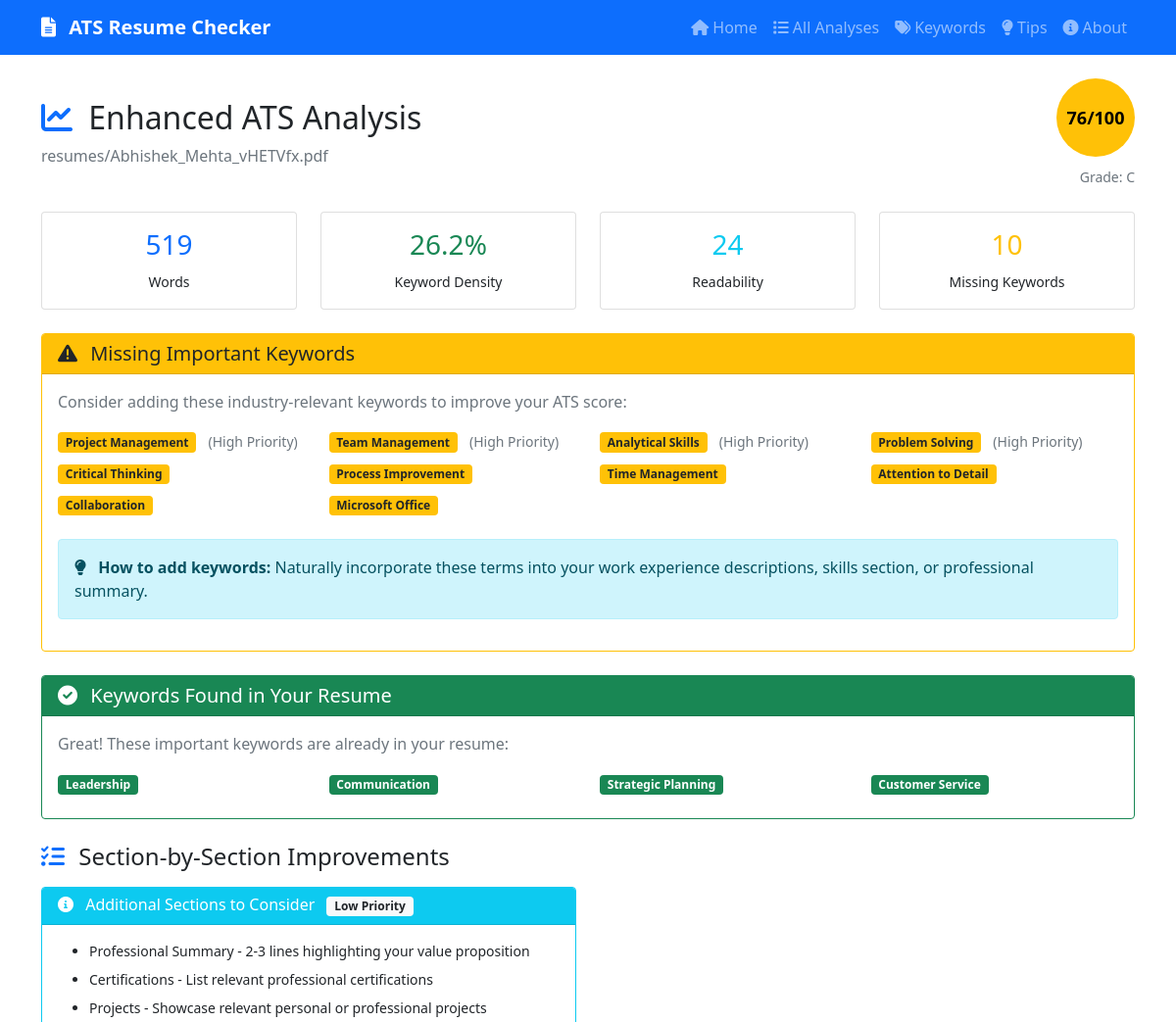
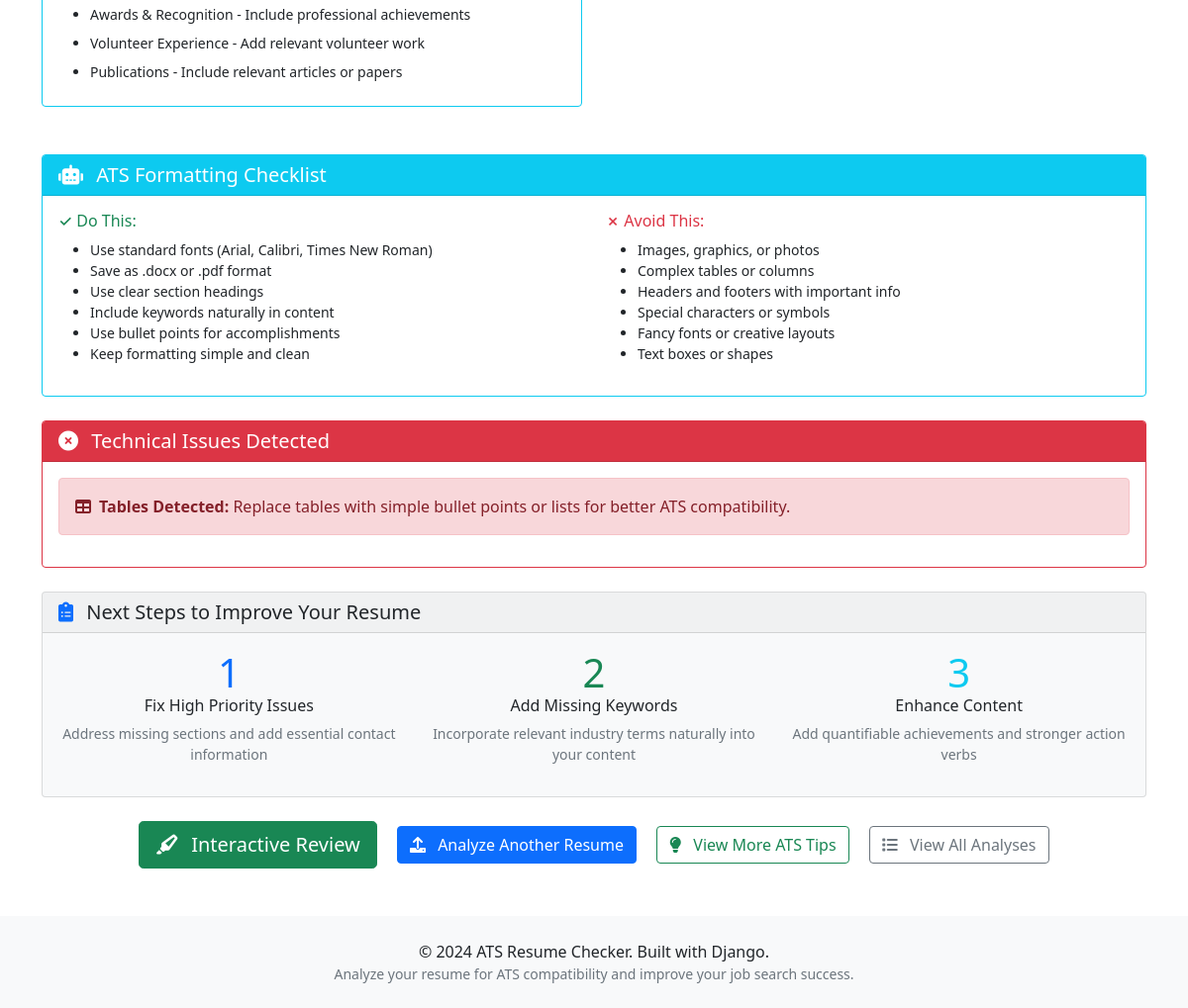
Screenshot of /analysis/2/enhanced/ with the database file from the repository (2 pictures, top to bottom).
### resume_analyzer/models.py (models this page shows, shortened)
class ATSAnalysis(models.Model):
    resume = models.OneToOneField(Resume, on_delete=models.CASCADE, related_name='analysis')
    extracted_text = models.TextField(help_text="Raw text extracted from resume")
    word_count = models.IntegerField(default=0)
    overall_score = models.FloatField(default=0.0, help_text="Overall ATS compatibility score (0-100)")
    has_clear_sections = models.BooleanField(default=False)
    has_contact_info = models.BooleanField(default=False)
    has_work_experience = models.BooleanField(default=False)
    has_education = models.BooleanField(default=False)
    has_skills = models.BooleanField(default=False)
    keyword_density = models.FloatField(default=0.0, help_text="Percentage of relevant keywords")
    readability_score = models.FloatField(default=0.0, help_text="Flesch reading ease score")
    has_images = models.BooleanField(default=False, help_text="Contains images or graphics")
    has_tables = models.BooleanField(default=False, help_text="Contains tables")
    has_special_characters = models.BooleanField(default=False, help_text="Contains special characters")
    recommendations = models.TextField(blank=True, help_text="Suggestions for improvement")
    additional_data = models.JSONField(default=dict, blank=True)
    analyzed_at = models.DateTimeField(auto_now_add=True)
    analysis_version = models.CharField(max_length=10, default="1.0")
    def get_score_grade(self):
        if self.overall_score >= 90:
            return 'A'
        elif self.overall_score >= 80:
            return 'B'
        elif self.overall_score >= 70:
            return 'C'
        elif self.overall_score >= 60:
            return 'D'
        else:
            return 'F'

class Resume(models.Model):
    name = models.CharField(max_length=255, help_text="Name of the person (optional)")
    email = models.EmailField(blank=True, null=True, help_text="Email address (optional)")
    file = models.FileField(
        upload_to=resume_upload_path,
        validators=[FileExtensionValidator(allowed_extensions=['pdf', 'docx', 'doc'])],
        help_text="Upload PDF or Word document"
    )
    original_filename = models.CharField(max_length=255)
    uploaded_at = models.DateTimeField(auto_now_add=True)
    processed = models.BooleanField(default=False)

### resume_analyzer/views.py (the view)
# urls.py: path('analysis/<int:analysis_id>/enhanced/', views.enhanced_analysis_result, name='enhanced_analysis_result'),
def enhanced_analysis_result(request, analysis_id):
    analysis = get_object_or_404(ATSAnalysis, id=analysis_id)
    additional_data = analysis.additional_data or {}
    missing_keywords = additional_data.get('missing_keywords', [])
    present_keywords = additional_data.get('present_keywords', [])
    content_gaps = additional_data.get('content_gaps', [])
    section_improvements = additional_data.get('section_improvements', [])
    context = {
        'analysis': analysis,
        'missing_keywords': missing_keywords,
        'present_keywords': present_keywords,
        'content_gaps': content_gaps,
        'section_improvements': section_improvements,
    }
    return render(request, 'resume_analyzer/enhanced_analysis_result.html', context)

### resume_analyzer/templates/resume_analyzer/enhanced_analysis_result.html (shortened to what this page needs)
{% extends 'resume_analyzer/base.html' %}
{% load resume_filters %}
{% block content %}
<div class="row">
    <div class="col-12">
        <div class="d-flex justify-content-between align-items-center mb-4">
            <div>
                <h1 class="h2">
                    <i class="fas fa-chart-line text-primary me-2"></i>
                    Enhanced ATS Analysis
                </h1>
                <p class="text-muted mb-0">{{ analysis.resume.original_filename }}</p>
            </div>
            <div class="text-end">
                <div class="score-circle score-{% if analysis.overall_score >= 80 %}good{% elif analysis.overall_score >= 60 %}fair{% else %}poor{% endif %}">
                    {{ analysis.overall_score|floatformat:0 }}/100
                </div>
                <div class="mt-2">
                    <small class="text-muted">Grade: {{ analysis.get_score_grade }}</small>
                </div>
            </div>
        </div>
    </div>
</div>
<div class="row mb-4">
    <div class="col-md-3">
        <div class="card text-center">
            <div class="card-body">
                <h3 class="text-primary">{{ analysis.word_count }}</h3>
                <small>Words</small>
            </div>
        </div>
    </div>
    <div class="col-md-3">
        <div class="card text-center">
            <div class="card-body">
                <h3 class="text-success">{{ analysis.keyword_density|floatformat:1 }}%</h3>
                <small>Keyword Density</small>
            </div>
        </div>
    </div>
    <div class="col-md-3">
        <div class="card text-center">
            <div class="card-body">
                <h3 class="text-info">{{ analysis.readability_score|floatformat:0 }}</h3>
                <small>Readability</small>
            </div>
        </div>
    </div>
    <div class="col-md-3">
        <div class="card text-center">
            <div class="card-body">
                <h3 class="text-warning">{{ missing_keywords|length }}</h3>
                <small>Missing Keywords</small>
            </div>
        </div>
    </div>
</div>
{% if missing_keywords %}
<div class="row mb-4">
    <div class="col-12">
        <div class="card border-warning">
            <div class="card-header bg-warning text-dark">
                <h5 class="mb-0">
                    <i class="fas fa-exclamation-triangle me-2"></i>
                    Missing Important Keywords
                </h5>
            </div>
            <div class="card-body">
                <p class="text-muted mb-3">Consider adding these industry-relevant keywords to improve your ATS score:</p>
                <div class="row">
                    {% for keyword, weight in missing_keywords %}
                    <div class="col-md-4 col-lg-3 mb-2">
                        <span class="badge bg-warning text-dark me-2">{{ keyword }}</span>
                        {% if weight > 1.5 %}
                            <small class="text-muted">(High Priority)</small>
                        {% endif %}
                    </div>
                    {% endfor %}
                </div>
                <div class="alert alert-info mt-3">
                    <i class="fas fa-lightbulb me-2"></i>
                    <strong>How to add keywords:</strong> Naturally incorporate these terms into your work experience descriptions, skills section, or professional summary.
                </div>
            </div>
        </div>
    </div>
</div>
{% endif %}
{% if present_keywords %}
<div class="row mb-4">
    <div class="col-12">
        <div class="card border-success">
            <div class="card-header bg-success text-white">
                <h5 class="mb-0">
                    <i class="fas fa-check-circle me-2"></i>
                    Keywords Found in Your Resume
                </h5>
            </div>
            <div class="card-body">
                <p class="text-muted mb-3">Great! These important keywords are already in your resume:</p>
                <div class="row">
                    {% for keyword, weight in present_keywords %}
                    <div class="col-md-4 col-lg-3 mb-2">
                        <span class="badge bg-success me-2">{{ keyword }}</span>
                    </div>
                    {% endfor %}
                </div>
            </div>
        </div>
    </div>
</div>
{% endif %}
{% if section_improvements %}
<div class="row mb-4">
    <div class="col-12">
        <h4 class="mb-3">
            <i class="fas fa-list-check text-primary me-2"></i>
            Section-by-Section Improvements
        </h4>
    </div>
    {% for improvement in section_improvements %}
    <div class="col-md-6 mb-4">
        <div class="card h-100 {% if improvement.priority == 'high' %}border-danger{% elif improvement.priority == 'medium' %}border-warning{% else %}border-info{% endif %}">
            <div class="card-header {% if improvement.priority == 'high' %}bg-danger text-white{% elif improvement.priority == 'medium' %}bg-warning text-dark{% else %}bg-info text-white{% endif %}">
                <h6 class="mb-0">
                    {% if improvement.priority == 'high' %}
                        <i class="fas fa-exclamation-circle me-2"></i>
                    {% elif improvement.priority == 'medium' %}
                        <i class="fas fa-exclamation-triangle me-2"></i>
                    {% else %}
                        <i class="fas fa-info-circle me-2"></i>
                    {% endif %}
                    {{ improvement.section }}
                    <span class="badge bg-light text-dark ms-2">{{ improvement.priority|capfirst }} Priority</span>
                </h6>
            </div>
            <div class="card-body">
                <ul class="small mb-0">
                    {% for suggestion in improvement.suggestions %}
                    <li class="mb-2">{{ suggestion }}</li>
                    {% endfor %}
                </ul>
            </div>
        </div>
    </div>
    {% endfor %}
</div>
{% endif %}
<div class="row mb-4">
    <div class="col-12">
        <div class="card border-info">
            <div class="card-header bg-info text-white">
                <h5 class="mb-0">
                    <i class="fas fa-robot me-2"></i>
                    ATS Formatting Checklist
                </h5>
            </div>
            <div class="card-body">
                <div class="row">
                    <div class="col-md-6">
                        <h6 class="text-success">✓ Do This:</h6>
                        <ul class="small">
                            <li>Use standard fonts (Arial, Calibri, Times New Roman)</li>
                            <li>Save as .docx or .pdf format</li>
                            <li>Use clear section headings</li>
                            <li>Include keywords naturally in content</li>
                            <li>Use bullet points for accomplishments</li>
                            <li>Keep formatting simple and clean</li>
                        </ul>
                    </div>
                    <div class="col-md-6">
                        <h6 class="text-danger">✗ Avoid This:</h6>
                        <ul class="small">
                            <li>Images, graphics, or photos</li>
                            <li>Complex tables or columns</li>
                            <li>Headers and footers with important info</li>
                            <li>Special characters or symbols</li>
                            <li>Fancy fonts or creative layouts</li>
                            <li>Text boxes or shapes</li>
                        </ul>
                    </div>
                </div>
            </div>
        </div>
    </div>
</div>
{% if analysis.has_tables or analysis.has_special_characters or analysis.has_images %}
<div class="row mb-4">
    <div class="col-12">
        <div class="card border-danger">
            <div class="card-header bg-danger text-white">
                <h5 class="mb-0">
                    <i class="fas fa-times-circle me-2"></i>
                    Technical Issues Detected
                </h5>
            </div>
            <div class="card-body">
                {% if analysis.has_tables %}
                    <div class="alert alert-danger">
                        <strong><i class="fas fa-table me-2"></i>Tables Detected:</strong> Replace tables with simple bullet points or lists for better ATS compatibility.
                    </div>
                {% endif %}
            </div>
        </div>
    </div>
</div>
{% endif %}
<div class="row mb-4">
    <div class="col-12">
        <div class="card bg-light">
            <div class="card-header">
                <h5 class="mb-0">
                    <i class="fas fa-clipboard-list text-primary me-2"></i>
                    Next Steps to Improve Your Resume
                </h5>
            </div>
            <div class="card-body">
                <div class="row">
                    <div class="col-md-4">
                        <div class="text-center mb-3">
                            <div class="display-6 text-primary">1</div>
                            <h6>Fix High Priority Issues</h6>
                            <p class="small text-muted">Address missing sections and add essential contact information</p>
                        </div>
                    </div>
                    <div class="col-md-4">
                        <div class="text-center mb-3">
                            <div class="display-6 text-success">2</div>
                            <h6>Add Missing Keywords</h6>
                            <p class="small text-muted">Incorporate relevant industry terms naturally into your content</p>
                        </div>
                    </div>
                    <div class="col-md-4">
                        <div class="text-center mb-3">
                            <div class="display-6 text-info">3</div>
                            <h6>Enhance Content</h6>
                            <p class="small text-muted">Add quantifiable achievements and stronger action verbs</p>
                        </div>
                    </div>
                </div>
            </div>
        </div>
    </div>
</div>
<div class="row">
    <div class="col-12">
        <div class="text-center">
            <a href="{% url 'interactive_review' analysis.id %}" class="btn btn-success btn-lg me-3">
                <i class="fas fa-highlighter me-2"></i>
                Interactive Review
            </a>
            <a href="{% url 'home' %}" class="btn btn-primary me-3">
                <i class="fas fa-upload me-2"></i>
                Analyze Another Resume
            </a>
            <a href="{% url 'tips' %}" class="btn btn-outline-success me-3">
                <i class="fas fa-lightbulb me-2"></i>
                View More ATS Tips
            </a>
            <a href="{% url 'analysis_list' %}" class="btn btn-outline-secondary">
                <i class="fas fa-list me-2"></i>
                View All Analyses
            </a>
        </div>
    </div>
</div>
{% endblock %}

### resume_analyzer/templates/resume_analyzer/base.html (style rules this page uses)
.score-circle { display: inline-flex; align-items: center; justify-content: center; width: 80px; height: 80px; border-radius: 50%; font-size: 18px; font-weight: bold; color: white; }
.score-fair { background-color: #ffc107; color: #000; }

### rows the page displays
ATSAnalysis: resume.original_filename "resumes/Abhishek_Mehta_vHETVfx.pdf", overall_score "76", get_score_grade "C", word_count "519", keyword_density "26.2", readability_score "24"

### other values shown
{{ missing_keywords|length }} "10"
{{ keyword }} "Project Management" "Team Management" "Analytical Skills" "Problem Solving" "Critical Thinking" "Process Improvement" "Time Management" "Attention to Detail" "Collaboration" "Microsoft Office"
{{ keyword }} "Leadership" "Communication" "Strategic Planning" "Customer Service"
{{ improvement.section }} "Additional Sections to Consider"
{{ improvement.priority|capfirst }} "Low"
{{ suggestion }} "Professional Summary - 2-3 lines highlighting your value proposition" "Certifications - List relevant professional certifications" "Projects - Showcase relevant personal or professional projects" "Awards & Recognition - Include professional achievements" "Volunteer Experience - Add relevant volunteer work" "Publications - Include relevant articles or papers"
